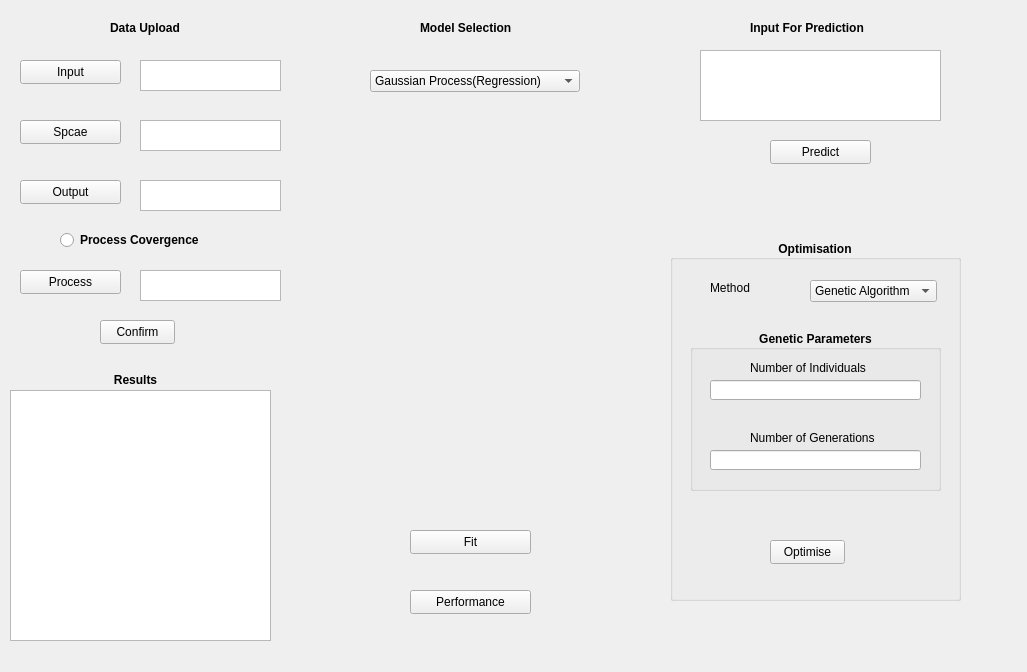
<?xml version="1.0" encoding="UTF-8"?>
<ui version="4.0">
 <class>SBO</class>
 <widget class="QWidget" name="SBO">
  <property name="geometry">
   <rect>
    <x>0</x>
    <y>0</y>
    <width>1027</width>
    <height>672</height>
   </rect>
  </property>
  <property name="windowTitle">
   <string>ASOM</string>
  </property>
  <widget class="QLabel" name="lable_Data_Upload">
   <property name="geometry">
    <rect>
     <x>110</x>
     <y>20</y>
     <width>81</width>
     <height>16</height>
    </rect>
   </property>
   <property name="font">
    <font>
     <family>Microsoft YaHei UI</family>
     <bold>true</bold>
    </font>
   </property>
   <property name="text">
    <string>Data Upload</string>
   </property>
   <property name="textFormat">
    <enum>Qt::TextFormat::AutoText</enum>
   </property>
  </widget>
  <widget class="QPushButton" name="pushButton_Input_Data">
   <property name="geometry">
    <rect>
     <x>20</x>
     <y>60</y>
     <width>101</width>
     <height>24</height>
    </rect>
   </property>
   <property name="text">
    <string>Input</string>
   </property>
  </widget>
  <widget class="QPushButton" name="pushButton_Output_Data">
   <property name="geometry">
    <rect>
     <x>20</x>
     <y>180</y>
     <width>101</width>
     <height>24</height>
    </rect>
   </property>
   <property name="text">
    <string>Output</string>
   </property>
  </widget>
  <widget class="QLabel" name="lable_Application">
   <property name="geometry">
    <rect>
     <x>420</x>
     <y>20</y>
     <width>101</width>
     <height>16</height>
    </rect>
   </property>
   <property name="font">
    <font>
     <bold>true</bold>
    </font>
   </property>
   <property name="text">
    <string>Model Selection</string>
   </property>
  </widget>
  <widget class="QComboBox" name="comboBox_Model">
   <property name="geometry">
    <rect>
     <x>370</x>
     <y>70</y>
     <width>205</width>
     <height>21</height>
    </rect>
   </property>
   <property name="sizeAdjustPolicy">
    <enum>QComboBox::SizeAdjustPolicy::AdjustToContents</enum>
   </property>
   <item>
    <property name="text">
     <string>Gaussian Process(Regression)</string>
    </property>
   </item>
   <item>
    <property name="text">
     <string>Gaussian Process(Classification)</string>
    </property>
   </item>
   <item>
    <property name="text">
     <string>Neural Network(Regression)</string>
    </property>
   </item>
   <item>
    <property name="text">
     <string>Neural Network(Classification)</string>
    </property>
   </item>
   <item>
    <property name="text">
     <string>Hybrid(Regression)</string>
    </property>
   </item>
  </widget>
  <widget class="QPushButton" name="pushButton_Fit">
   <property name="geometry">
    <rect>
     <x>410</x>
     <y>530</y>
     <width>121</width>
     <height>24</height>
    </rect>
   </property>
   <property name="text">
    <string>Fit</string>
   </property>
  </widget>
  <widget class="QLabel" name="label_Input_Pre">
   <property name="geometry">
    <rect>
     <x>750</x>
     <y>20</y>
     <width>121</width>
     <height>16</height>
    </rect>
   </property>
   <property name="font">
    <font>
     <bold>true</bold>
    </font>
   </property>
   <property name="text">
    <string>Input For Prediction</string>
   </property>
  </widget>
  <widget class="QTextEdit" name="textEdit_Input_Predict">
   <property name="geometry">
    <rect>
     <x>700</x>
     <y>50</y>
     <width>241</width>
     <height>71</height>
    </rect>
   </property>
  </widget>
  <widget class="QPushButton" name="pushButton_Predict">
   <property name="geometry">
    <rect>
     <x>770</x>
     <y>140</y>
     <width>101</width>
     <height>24</height>
    </rect>
   </property>
   <property name="text">
    <string>Predict</string>
   </property>
  </widget>
  <widget class="QGroupBox" name="groupBox_Optimise">
   <property name="geometry">
    <rect>
     <x>670</x>
     <y>240</y>
     <width>291</width>
     <height>361</height>
    </rect>
   </property>
   <property name="font">
    <font>
     <bold>true</bold>
    </font>
   </property>
   <property name="title">
    <string>Optimisation</string>
   </property>
   <property name="alignment">
    <set>Qt::AlignmentFlag::AlignCenter</set>
   </property>
   <widget class="QComboBox" name="comboBox_Optimise_Method">
    <property name="geometry">
     <rect>
      <x>140</x>
      <y>40</y>
      <width>129</width>
      <height>21</height>
     </rect>
    </property>
    <property name="font">
     <font>
      <bold>false</bold>
     </font>
    </property>
    <property name="sizeAdjustPolicy">
     <enum>QComboBox::SizeAdjustPolicy::AdjustToContents</enum>
    </property>
    <item>
     <property name="text">
      <string>Genetic Algorithm</string>
     </property>
    </item>
    <item>
     <property name="text">
      <string>Surrogate Model</string>
     </property>
    </item>
   </widget>
   <widget class="QLabel" name="label_Optimize_Method">
    <property name="geometry">
     <rect>
      <x>40</x>
      <y>40</y>
      <width>71</width>
      <height>16</height>
     </rect>
    </property>
    <property name="font">
     <font>
      <bold>false</bold>
     </font>
    </property>
    <property name="text">
     <string>Method</string>
    </property>
   </widget>
   <widget class="QPushButton" name="pushButton_Optimise">
    <property name="geometry">
     <rect>
      <x>100</x>
      <y>300</y>
      <width>75</width>
      <height>24</height>
     </rect>
    </property>
    <property name="font">
     <font>
      <bold>false</bold>
     </font>
    </property>
    <property name="text">
     <string>Optimise</string>
    </property>
   </widget>
   <widget class="QStackedWidget" name="stackedWidget_Optimisation">
    <property name="geometry">
     <rect>
      <x>10</x>
      <y>80</y>
      <width>271</width>
      <height>181</height>
     </rect>
    </property>
    <property name="currentIndex">
     <number>0</number>
    </property>
    <widget class="QWidget" name="page">
     <widget class="QGroupBox" name="groupBox_Genetic_Params">
      <property name="geometry">
       <rect>
        <x>10</x>
        <y>10</y>
        <width>251</width>
        <height>161</height>
       </rect>
      </property>
      <property name="title">
       <string>Genetic Parameters</string>
      </property>
      <property name="alignment">
       <set>Qt::AlignmentFlag::AlignCenter</set>
      </property>
      <widget class="QLabel" name="label_Num_Individuals">
       <property name="geometry">
        <rect>
         <x>60</x>
         <y>30</y>
         <width>131</width>
         <height>16</height>
        </rect>
       </property>
       <property name="font">
        <font>
         <bold>false</bold>
        </font>
       </property>
       <property name="text">
        <string>Number of Individuals</string>
       </property>
      </widget>
      <widget class="QLineEdit" name="lineEdit_Num_Individuals">
       <property name="geometry">
        <rect>
         <x>20</x>
         <y>50</y>
         <width>211</width>
         <height>20</height>
        </rect>
       </property>
      </widget>
      <widget class="QLabel" name="label_Num_Generations">
       <property name="geometry">
        <rect>
         <x>60</x>
         <y>100</y>
         <width>141</width>
         <height>16</height>
        </rect>
       </property>
       <property name="font">
        <font>
         <bold>false</bold>
        </font>
       </property>
       <property name="text">
        <string>Number of Generations</string>
       </property>
      </widget>
      <widget class="QLineEdit" name="lineEdit_Num_Generations">
       <property name="geometry">
        <rect>
         <x>20</x>
         <y>120</y>
         <width>211</width>
         <height>20</height>
        </rect>
       </property>
      </widget>
     </widget>
    </widget>
    <widget class="QWidget" name="page_2">
     <widget class="QGroupBox" name="groupBox_Solvers">
      <property name="geometry">
       <rect>
        <x>10</x>
        <y>40</y>
        <width>241</width>
        <height>101</height>
       </rect>
      </property>
      <property name="title">
       <string>Solvers</string>
      </property>
      <property name="alignment">
       <set>Qt::AlignmentFlag::AlignCenter</set>
      </property>
      <widget class="QComboBox" name="comboBox_Solvers">
       <property name="geometry">
        <rect>
         <x>40</x>
         <y>40</y>
         <width>161</width>
         <height>22</height>
        </rect>
       </property>
       <property name="font">
        <font>
         <bold>false</bold>
        </font>
       </property>
       <item>
        <property name="text">
         <string>BARON</string>
        </property>
       </item>
       <item>
        <property name="text">
         <string>ipopt</string>
        </property>
       </item>
       <item>
        <property name="text">
         <string>bonmin</string>
        </property>
       </item>
       <item>
        <property name="text">
         <string>Couenne</string>
        </property>
       </item>
      </widget>
     </widget>
    </widget>
   </widget>
  </widget>
  <widget class="QPushButton" name="pushButton_Performance">
   <property name="geometry">
    <rect>
     <x>410</x>
     <y>590</y>
     <width>121</width>
     <height>24</height>
    </rect>
   </property>
   <property name="text">
    <string>Performance</string>
   </property>
  </widget>
  <widget class="QTextEdit" name="textEdit_Input_Data">
   <property name="geometry">
    <rect>
     <x>140</x>
     <y>60</y>
     <width>141</width>
     <height>31</height>
    </rect>
   </property>
  </widget>
  <widget class="QTextEdit" name="textEdit_Output_Data">
   <property name="geometry">
    <rect>
     <x>140</x>
     <y>180</y>
     <width>141</width>
     <height>31</height>
    </rect>
   </property>
  </widget>
  <widget class="QPushButton" name="pushButto_Process">
   <property name="geometry">
    <rect>
     <x>20</x>
     <y>270</y>
     <width>101</width>
     <height>24</height>
    </rect>
   </property>
   <property name="text">
    <string>Process</string>
   </property>
  </widget>
  <widget class="QTextEdit" name="textEdit_Process">
   <property name="geometry">
    <rect>
     <x>140</x>
     <y>270</y>
     <width>141</width>
     <height>31</height>
    </rect>
   </property>
  </widget>
  <widget class="QTextEdit" name="textEdit_Results">
   <property name="geometry">
    <rect>
     <x>10</x>
     <y>390</y>
     <width>261</width>
     <height>251</height>
    </rect>
   </property>
  </widget>
  <widget class="QLabel" name="label_Results">
   <property name="geometry">
    <rect>
     <x>100</x>
     <y>370</y>
     <width>71</width>
     <height>20</height>
    </rect>
   </property>
   <property name="font">
    <font>
     <bold>true</bold>
    </font>
   </property>
   <property name="text">
    <string>Results</string>
   </property>
   <property name="alignment">
    <set>Qt::AlignmentFlag::AlignCenter</set>
   </property>
  </widget>
  <widget class="QPushButton" name="pushButton_Space">
   <property name="geometry">
    <rect>
     <x>20</x>
     <y>120</y>
     <width>101</width>
     <height>24</height>
    </rect>
   </property>
   <property name="text">
    <string>Spcae</string>
   </property>
  </widget>
  <widget class="QTextEdit" name="textEdit_Space">
   <property name="geometry">
    <rect>
     <x>140</x>
     <y>120</y>
     <width>141</width>
     <height>31</height>
    </rect>
   </property>
  </widget>
  <widget class="QRadioButton" name="radioButton_Process">
   <property name="geometry">
    <rect>
     <x>60</x>
     <y>230</y>
     <width>151</width>
     <height>20</height>
    </rect>
   </property>
   <property name="font">
    <font>
     <bold>true</bold>
    </font>
   </property>
   <property name="text">
    <string>Process Covergence</string>
   </property>
  </widget>
  <widget class="QPushButton" name="pushButton_Scale">
   <property name="geometry">
    <rect>
     <x>100</x>
     <y>320</y>
     <width>75</width>
     <height>24</height>
    </rect>
   </property>
   <property name="text">
    <string>Confirm</string>
   </property>
  </widget>
  <widget class="QStackedWidget" name="stackedWidget_Model">
   <property name="geometry">
    <rect>
     <x>350</x>
     <y>100</y>
     <width>231</width>
     <height>421</height>
    </rect>
   </property>
   <property name="frameShape">
    <enum>QFrame::Shape::NoFrame</enum>
   </property>
   <property name="currentIndex">
    <number>3</number>
   </property>
   <widget class="QWidget" name="page_3">
    <widget class="QGroupBox" name="groupBox_Kernel">
     <property name="geometry">
      <rect>
       <x>20</x>
       <y>0</y>
       <width>201</width>
       <height>81</height>
      </rect>
     </property>
     <property name="font">
      <font>
       <bold>true</bold>
      </font>
     </property>
     <property name="title">
      <string>Kernel Function</string>
     </property>
     <property name="alignment">
      <set>Qt::AlignmentFlag::AlignCenter</set>
     </property>
     <widget class="QComboBox" name="comboBox_Kernel">
      <property name="geometry">
       <rect>
        <x>10</x>
        <y>30</y>
        <width>161</width>
        <height>21</height>
       </rect>
      </property>
      <property name="font">
       <font>
        <bold>false</bold>
       </font>
      </property>
      <property name="maxVisibleItems">
       <number>5</number>
      </property>
      <property name="sizeAdjustPolicy">
       <enum>QComboBox::SizeAdjustPolicy::AdjustToContentsOnFirstShow</enum>
      </property>
      <item>
       <property name="text">
        <string>rbf</string>
       </property>
      </item>
      <item>
       <property name="text">
        <string>linear</string>
       </property>
      </item>
      <item>
       <property name="text">
        <string>polynomial</string>
       </property>
      </item>
      <item>
       <property name="text">
        <string>RationalQuadratic</string>
       </property>
      </item>
      <item>
       <property name="text">
        <string>ExpSineSquared</string>
       </property>
      </item>
      <item>
       <property name="text">
        <string>Matern</string>
       </property>
      </item>
      <item>
       <property name="text">
        <string>Sum_RBF</string>
       </property>
      </item>
      <item>
       <property name="text">
        <string>Sum_RQ</string>
       </property>
      </item>
     </widget>
    </widget>
   </widget>
   <widget class="QWidget" name="page_4">
    <widget class="QGroupBox" name="groupBox_Activation">
     <property name="geometry">
      <rect>
       <x>20</x>
       <y>0</y>
       <width>201</width>
       <height>80</height>
      </rect>
     </property>
     <property name="font">
      <font>
       <bold>true</bold>
      </font>
     </property>
     <property name="title">
      <string>Activation Function</string>
     </property>
     <property name="alignment">
      <set>Qt::AlignmentFlag::AlignCenter</set>
     </property>
     <widget class="QComboBox" name="comboBox_Activation">
      <property name="geometry">
       <rect>
        <x>10</x>
        <y>30</y>
        <width>161</width>
        <height>21</height>
       </rect>
      </property>
      <property name="font">
       <font>
        <bold>false</bold>
       </font>
      </property>
      <property name="maxVisibleItems">
       <number>5</number>
      </property>
      <property name="sizeAdjustPolicy">
       <enum>QComboBox::SizeAdjustPolicy::AdjustToContentsOnFirstShow</enum>
      </property>
      <item>
       <property name="text">
        <string>tanh</string>
       </property>
      </item>
      <item>
       <property name="text">
        <string>sigmoid</string>
       </property>
      </item>
      <item>
       <property name="text">
        <string>softplus</string>
       </property>
      </item>
      <item>
       <property name="text">
        <string>relu</string>
       </property>
      </item>
      <item>
       <property name="text">
        <string>linear</string>
       </property>
      </item>
      <item>
       <property name="text">
        <string>hardsigmoid</string>
       </property>
      </item>
      <item>
       <property name="text">
        <string>leaky relu</string>
       </property>
      </item>
     </widget>
    </widget>
    <widget class="QGroupBox" name="groupBox_NN_Param">
     <property name="geometry">
      <rect>
       <x>20</x>
       <y>90</y>
       <width>201</width>
       <height>291</height>
      </rect>
     </property>
     <property name="font">
      <font>
       <bold>true</bold>
      </font>
     </property>
     <property name="title">
      <string>Parameters</string>
     </property>
     <property name="alignment">
      <set>Qt::AlignmentFlag::AlignCenter</set>
     </property>
     <widget class="QLabel" name="label_Batch_Size">
      <property name="geometry">
       <rect>
        <x>10</x>
        <y>90</y>
        <width>61</width>
        <height>16</height>
       </rect>
      </property>
      <property name="font">
       <font>
        <bold>false</bold>
       </font>
      </property>
      <property name="text">
       <string>Batch Size</string>
      </property>
     </widget>
     <widget class="QLineEdit" name="lineEdit_Batch_Size">
      <property name="geometry">
       <rect>
        <x>80</x>
        <y>90</y>
        <width>113</width>
        <height>20</height>
       </rect>
      </property>
     </widget>
     <widget class="QLabel" name="label_Epochs">
      <property name="geometry">
       <rect>
        <x>10</x>
        <y>140</y>
        <width>54</width>
        <height>16</height>
       </rect>
      </property>
      <property name="font">
       <font>
        <bold>false</bold>
       </font>
      </property>
      <property name="text">
       <string>Epochs</string>
      </property>
     </widget>
     <widget class="QLineEdit" name="lineEdit_Epochs">
      <property name="geometry">
       <rect>
        <x>80</x>
        <y>140</y>
        <width>113</width>
        <height>20</height>
       </rect>
      </property>
     </widget>
     <widget class="QLabel" name="label_Learn_Rate">
      <property name="geometry">
       <rect>
        <x>10</x>
        <y>190</y>
        <width>54</width>
        <height>16</height>
       </rect>
      </property>
      <property name="font">
       <font>
        <bold>false</bold>
       </font>
      </property>
      <property name="text">
       <string>L-Rate</string>
      </property>
     </widget>
     <widget class="QLineEdit" name="lineEdit_Learning_Rate">
      <property name="geometry">
       <rect>
        <x>80</x>
        <y>190</y>
        <width>113</width>
        <height>20</height>
       </rect>
      </property>
     </widget>
     <widget class="QLabel" name="label_Weight_Decay">
      <property name="geometry">
       <rect>
        <x>10</x>
        <y>240</y>
        <width>54</width>
        <height>16</height>
       </rect>
      </property>
      <property name="font">
       <font>
        <bold>false</bold>
       </font>
      </property>
      <property name="text">
       <string>Decay</string>
      </property>
     </widget>
     <widget class="QLineEdit" name="lineEdit_Weight_Decay">
      <property name="geometry">
       <rect>
        <x>80</x>
        <y>240</y>
        <width>113</width>
        <height>20</height>
       </rect>
      </property>
     </widget>
     <widget class="QLabel" name="label_Nodes">
      <property name="geometry">
       <rect>
        <x>10</x>
        <y>40</y>
        <width>51</width>
        <height>16</height>
       </rect>
      </property>
      <property name="font">
       <font>
        <bold>false</bold>
       </font>
      </property>
      <property name="text">
       <string>Nodes</string>
      </property>
     </widget>
     <widget class="QLineEdit" name="lineEdit_Nodes">
      <property name="geometry">
       <rect>
        <x>80</x>
        <y>40</y>
        <width>113</width>
        <height>20</height>
       </rect>
      </property>
     </widget>
     <widget class="QLabel" name="label_each_layer">
      <property name="geometry">
       <rect>
        <x>10</x>
        <y>60</y>
        <width>71</width>
        <height>16</height>
       </rect>
      </property>
      <property name="font">
       <font>
        <pointsize>8</pointsize>
        <bold>false</bold>
       </font>
      </property>
      <property name="text">
       <string>(each Layer)</string>
      </property>
     </widget>
    </widget>
   </widget>
   <widget class="QWidget" name="page_5">
    <widget class="QGroupBox" name="groupBox_HB_Gaussion">
     <property name="geometry">
      <rect>
       <x>20</x>
       <y>0</y>
       <width>201</width>
       <height>81</height>
      </rect>
     </property>
     <property name="font">
      <font>
       <bold>true</bold>
      </font>
     </property>
     <property name="title">
      <string>Gaussion Kernel</string>
     </property>
     <property name="alignment">
      <set>Qt::AlignmentFlag::AlignCenter</set>
     </property>
     <widget class="QComboBox" name="comboBox_HB_Gaukernel">
      <property name="geometry">
       <rect>
        <x>10</x>
        <y>30</y>
        <width>161</width>
        <height>21</height>
       </rect>
      </property>
      <property name="font">
       <font>
        <bold>false</bold>
       </font>
      </property>
      <property name="maxVisibleItems">
       <number>5</number>
      </property>
      <property name="sizeAdjustPolicy">
       <enum>QComboBox::SizeAdjustPolicy::AdjustToContentsOnFirstShow</enum>
      </property>
      <item>
       <property name="text">
        <string>rbf</string>
       </property>
      </item>
      <item>
       <property name="text">
        <string>linear</string>
       </property>
      </item>
      <item>
       <property name="text">
        <string>polynomial</string>
       </property>
      </item>
      <item>
       <property name="text">
        <string>RationalQuadratic</string>
       </property>
      </item>
      <item>
       <property name="text">
        <string>ExpSineSquared</string>
       </property>
      </item>
      <item>
       <property name="text">
        <string>Matern</string>
       </property>
      </item>
      <item>
       <property name="text">
        <string>Sum_RBF</string>
       </property>
      </item>
      <item>
       <property name="text">
        <string>Sum_RQ</string>
       </property>
      </item>
     </widget>
    </widget>
    <widget class="QGroupBox" name="groupBox_HB_NN">
     <property name="geometry">
      <rect>
       <x>20</x>
       <y>90</y>
       <width>201</width>
       <height>301</height>
      </rect>
     </property>
     <property name="font">
      <font>
       <bold>true</bold>
      </font>
     </property>
     <property name="title">
      <string>NN Part</string>
     </property>
     <property name="alignment">
      <set>Qt::AlignmentFlag::AlignCenter</set>
     </property>
     <widget class="QLabel" name="label_HB_NNbatchSize">
      <property name="geometry">
       <rect>
        <x>10</x>
        <y>130</y>
        <width>61</width>
        <height>16</height>
       </rect>
      </property>
      <property name="font">
       <font>
        <bold>false</bold>
       </font>
      </property>
      <property name="text">
       <string>Batch Size</string>
      </property>
     </widget>
     <widget class="QLineEdit" name="lineEdit_HB_NNbatchSize">
      <property name="geometry">
       <rect>
        <x>80</x>
        <y>130</y>
        <width>113</width>
        <height>20</height>
       </rect>
      </property>
     </widget>
     <widget class="QLabel" name="label_HB_NNepochs">
      <property name="geometry">
       <rect>
        <x>10</x>
        <y>180</y>
        <width>54</width>
        <height>16</height>
       </rect>
      </property>
      <property name="font">
       <font>
        <bold>false</bold>
       </font>
      </property>
      <property name="text">
       <string>Epochs</string>
      </property>
     </widget>
     <widget class="QLineEdit" name="lineEdit_HB_NNepochs">
      <property name="geometry">
       <rect>
        <x>80</x>
        <y>180</y>
        <width>113</width>
        <height>20</height>
       </rect>
      </property>
     </widget>
     <widget class="QLabel" name="label_HB_NNlearnrate">
      <property name="geometry">
       <rect>
        <x>10</x>
        <y>220</y>
        <width>54</width>
        <height>16</height>
       </rect>
      </property>
      <property name="font">
       <font>
        <bold>false</bold>
       </font>
      </property>
      <property name="text">
       <string>L-Rate</string>
      </property>
     </widget>
     <widget class="QLineEdit" name="lineEdit_HB_NNlearnrate">
      <property name="geometry">
       <rect>
        <x>80</x>
        <y>220</y>
        <width>113</width>
        <height>20</height>
       </rect>
      </property>
     </widget>
     <widget class="QLabel" name="label_HB_NNweightdecay">
      <property name="geometry">
       <rect>
        <x>10</x>
        <y>260</y>
        <width>54</width>
        <height>16</height>
       </rect>
      </property>
      <property name="font">
       <font>
        <bold>false</bold>
       </font>
      </property>
      <property name="text">
       <string>Decay</string>
      </property>
     </widget>
     <widget class="QLineEdit" name="lineEdit_HB_NNweightdecay">
      <property name="geometry">
       <rect>
        <x>80</x>
        <y>260</y>
        <width>113</width>
        <height>20</height>
       </rect>
      </property>
     </widget>
     <widget class="QLabel" name="label_HB_NNnodes">
      <property name="geometry">
       <rect>
        <x>10</x>
        <y>80</y>
        <width>51</width>
        <height>16</height>
       </rect>
      </property>
      <property name="font">
       <font>
        <bold>false</bold>
       </font>
      </property>
      <property name="text">
       <string>Nodes</string>
      </property>
     </widget>
     <widget class="QLineEdit" name="lineEdit_HB_NNnodes">
      <property name="geometry">
       <rect>
        <x>80</x>
        <y>80</y>
        <width>113</width>
        <height>20</height>
       </rect>
      </property>
     </widget>
     <widget class="QLabel" name="label_each_layer_2">
      <property name="geometry">
       <rect>
        <x>10</x>
        <y>100</y>
        <width>71</width>
        <height>16</height>
       </rect>
      </property>
      <property name="font">
       <font>
        <pointsize>8</pointsize>
        <bold>false</bold>
       </font>
      </property>
      <property name="text">
       <string>(each Layer)</string>
      </property>
     </widget>
     <widget class="QLabel" name="label_HB_NNactivate">
      <property name="geometry">
       <rect>
        <x>10</x>
        <y>40</y>
        <width>61</width>
        <height>16</height>
       </rect>
      </property>
      <property name="font">
       <font>
        <pointsize>9</pointsize>
        <bold>false</bold>
       </font>
      </property>
      <property name="text">
       <string>Activation</string>
      </property>
     </widget>
     <widget class="QComboBox" name="comboBox_HB_NNactivate">
      <property name="geometry">
       <rect>
        <x>80</x>
        <y>40</y>
        <width>111</width>
        <height>21</height>
       </rect>
      </property>
      <property name="font">
       <font>
        <bold>false</bold>
       </font>
      </property>
      <property name="maxVisibleItems">
       <number>5</number>
      </property>
      <property name="sizeAdjustPolicy">
       <enum>QComboBox::SizeAdjustPolicy::AdjustToContentsOnFirstShow</enum>
      </property>
      <item>
       <property name="text">
        <string>tanh</string>
       </property>
      </item>
      <item>
       <property name="text">
        <string>sigmoid</string>
       </property>
      </item>
      <item>
       <property name="text">
        <string>softplus</string>
       </property>
      </item>
      <item>
       <property name="text">
        <string>relu</string>
       </property>
      </item>
      <item>
       <property name="text">
        <string>linear</string>
       </property>
      </item>
      <item>
       <property name="text">
        <string>hardsigmoid</string>
       </property>
      </item>
      <item>
       <property name="text">
        <string>leaky relu</string>
       </property>
      </item>
     </widget>
    </widget>
   </widget>
   <widget class="QWidget" name="page_6"/>
  </widget>
 </widget>
 <resources/>
 <connections/>
</ui>
